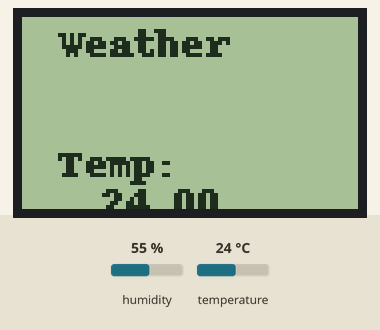
This program was run on a simulated ESP32. On the bench: 84×48 one-colour display. The inputs (shaded band) are chosen by the test bench; at power-on: temperature 24 °C, humidity 55 %. What the program prints to the serial monitor is not drawn.

Above: at 3.8 s.
3.9 s: temperature set to 12 °C
At 7.4 s:
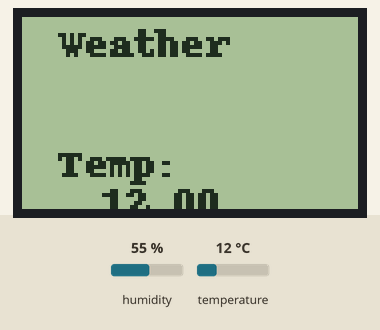
7.8 s: temperature set to 19 °C
At 10.4 s:
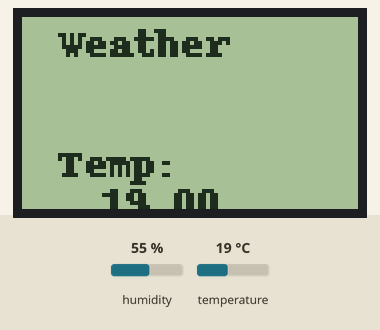
11.7 s: temperature set to 28 °C
At 13.4 s:
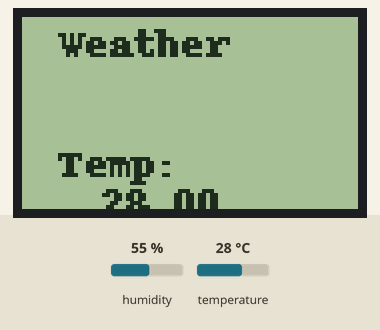
Timing chart, 0 to 14.9 s (numbered marks = the images above; inputs shaded):
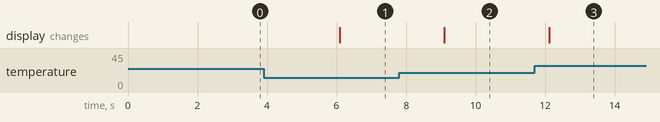

The program:

main.cpp
```cpp
#include <Arduino.h>
#include <U8g2lib.h>
#include "DHT.h"

DHT dht;
// U8X8_PCD8544_84X48_4W_SW_SPI u8x8(/* clock=*/18, /* data=*/23, /* cs=*/2, /* dc=*/15, /* reset=*/0); // Nokia 5110 Display
U8G2_PCD8544_84X48_1_4W_SW_SPI disp(U8G2_R0, /* clock=*/18, /* data=*/23, /* cs=*/2, /* dc=*/15, /* reset=*/0);

void setup(void)
{
    disp.begin();
    disp.setPowerSave(0);
    Serial.begin(9600);
    Serial.println();
    Serial.println("Status\tHumidity (%)\tTemperature (C)\t(F)");

    dht.setup(17); // data pin 2
}

void loop(void)
{
    float humidity = dht.getHumidity();
    float temperature = dht.getTemperature();
    Serial.print(dht.getStatusString());
    Serial.print("\t");
    Serial.print(humidity, 1);
    Serial.print("\t\t");
    Serial.print(temperature, 1);
    Serial.print("\n");

    disp.setContrast(180);
    // disp.drawRFrame(1, 1, 50, 40, 5);
    disp.setFont(u8g2_font_courB08_tf);
    char heading[] = "Weather";
    disp.drawStr(10, 10, heading);
    // disp.drawLine(10, 30, 80, 30);
    disp.drawStr(10, 40, "Temp: ");
    disp.setCursor(20, 50);
    disp.print(temperature);
    // disp.drawStr(6, 15, "Humd: ");
    // disp.setCursor(20, 15);
    // disp.print(humidity);
    disp.sendBuffer();
    delay(3000);
}
```

Measured:
- after the input at 3.9 s, the display: changes after 2.2 s (image 1)
- after the input at 7.8 s, the display: changes after 1.3 s (image 2)
- after the input at 11.7 s, the display: changes after 0.42 s (image 3)
